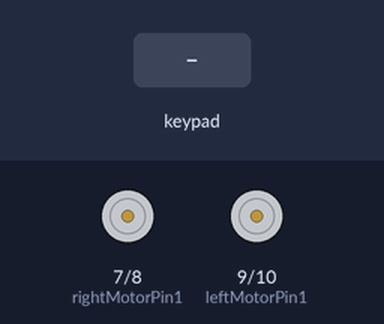
This sketch was run on a simulated Arduino Uno, built with avr-gcc and run on an emulated ATmega328P. Shown: motor-driver pin pairs drawn as motors (green arrow = first pin HIGH = forward, orange = second pin HIGH = backward, longer = more drive, scaled by the enable pin). The test bench sets the inputs (shaded band).

Above: at 1.2 s.
1.3 s: key 'U' pressed
At 1.5 s:
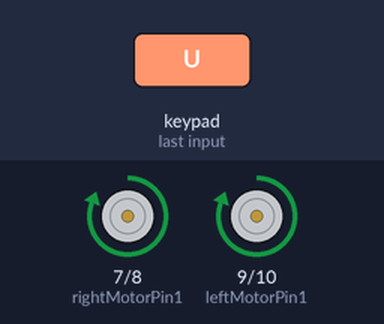
3.2 s: key 'D' pressed
At 3.4 s:
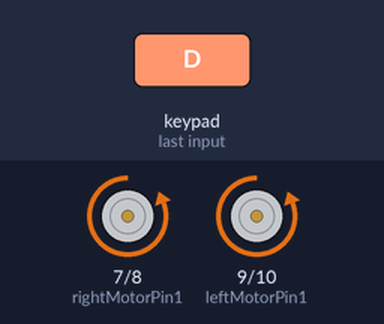
5.1 s: key 'L' pressed
At 5.3 s:
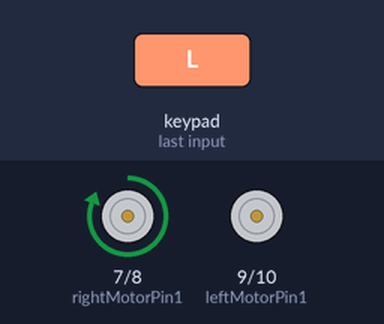
7.0 s: key 'R' pressed
At 7.2 s:
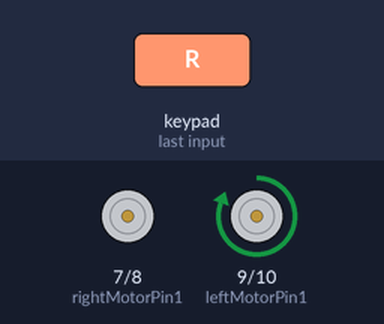
Timing chart, 0 to 9.9 s (numbered marks = the images above; inputs shaded):
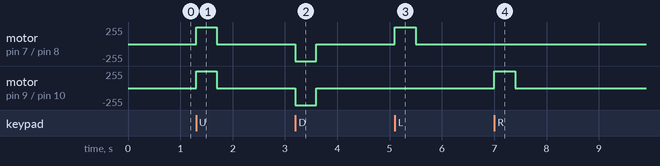

The sketch:

Final.ino
```cpp
#define CUSTOM_SETTINGS
#define INCLUDE_GAMEPAD_MODULE
#include <Dabble.h>

// Right Motor
int enableRightMotor=5;
int rightMotorPin1=7;
int rightMotorPin2=8;

// Left Motor
int enableLeftMotor=6;
int leftMotorPin1=9;
int leftMotorPin2=10;


// Current State (Forward or Reverse Mode)
char currentState = 'F';

void setup()
{
  pinMode(enableRightMotor,OUTPUT);
  pinMode(rightMotorPin1,OUTPUT);
  pinMode(rightMotorPin2,OUTPUT);

  pinMode(enableLeftMotor,OUTPUT);
  pinMode(leftMotorPin1,OUTPUT);
  pinMode(leftMotorPin2,OUTPUT);
  rotateMotor(0,0);

  Dabble.begin(9600, 2, 3);
}


void loop()
{
  int rightMotorSpeed=0;
  int leftMotorSpeed=0;
  Dabble.processInput();
    if (GamePad.isSelectPressed())
    {
      if (currentState == 'F') {
        currentState = 'R';
      } else if (currentState == 'R') {
        currentState = 'F';
      } else {}
    }

  if (currentState == 'F') {
      if (GamePad.isUpPressed())
      {
        rightMotorSpeed = 255;
        leftMotorSpeed = 255;
      }

      if (GamePad.isDownPressed())
      {
        rightMotorSpeed = -255;
        leftMotorSpeed = -255;
      }

      if (GamePad.isLeftPressed())
      {
        rightMotorSpeed = 255;
        leftMotorSpeed = 0;
      }

      if (GamePad.isRightPressed())
      {
        rightMotorSpeed = 0;
        leftMotorSpeed = 255;
      }

      rotateMotor(rightMotorSpeed, leftMotorSpeed);
  } else if (currentState == 'R') {
      if (GamePad.isUpPressed())
      {
        rightMotorSpeed = -255;
        leftMotorSpeed = -255;
      }

      if (GamePad.isDownPressed())
      {
        rightMotorSpeed = 255;
        leftMotorSpeed = 255;
      }

      if (GamePad.isLeftPressed())
      {
        rightMotorSpeed = 0;
        leftMotorSpeed = -255;
      }

      if (GamePad.isRightPressed())
      {
        rightMotorSpeed = -255;
        leftMotorSpeed = 0;
      }

      rotateMotor(rightMotorSpeed, leftMotorSpeed);
  }
}

void rotateMotor(int rightMotorSpeed, int leftMotorSpeed)
{
  if (rightMotorSpeed < 0)
  {
    digitalWrite(rightMotorPin1,LOW);
    digitalWrite(rightMotorPin2,HIGH);
  }
  else if (rightMotorSpeed >= 0)
  {
    digitalWrite(rightMotorPin1,HIGH);
    digitalWrite(rightMotorPin2,LOW);
  }

  if (leftMotorSpeed < 0)
  {
    digitalWrite(leftMotorPin1,LOW);
    digitalWrite(leftMotorPin2,HIGH);
  }
  else if (leftMotorSpeed >= 0)
  {
    digitalWrite(leftMotorPin1,HIGH);
    digitalWrite(leftMotorPin2,LOW);
  }

  analogWrite(enableRightMotor, abs(rightMotorSpeed));
  analogWrite(enableLeftMotor, abs(leftMotorSpeed));
}
```

Measured:
- after the input at 1.3 s, motor on pin 7 (rightMotorPin1) / pin 8 (rightMotorPin2), motor on pin 9 (leftMotorPin1) / pin 10 (leftMotorPin2): stopped → forward 255/255 at once, → stopped 0.40 s later
- after the input at 3.2 s, motor on pin 7 (rightMotorPin1) / pin 8 (rightMotorPin2), motor on pin 9 (leftMotorPin1) / pin 10 (leftMotorPin2): stopped → backward 255/255 at once, → stopped 0.40 s later
- after the input at 5.1 s, motor on pin 7 (rightMotorPin1) / pin 8 (rightMotorPin2): stopped → forward 255/255 at once, → stopped 0.40 s later
- after the input at 7.0 s, motor on pin 9 (leftMotorPin1) / pin 10 (leftMotorPin2): stopped → forward 255/255 at once, → stopped 0.40 s later
